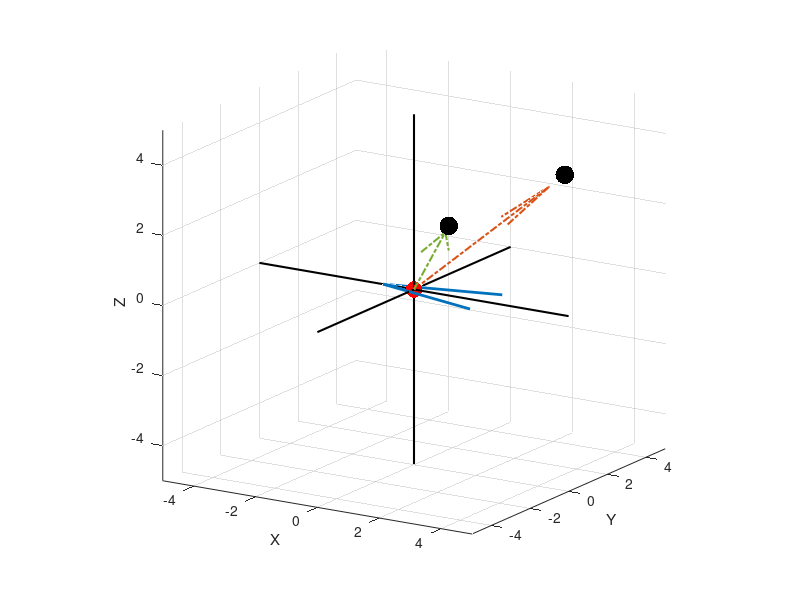

The MATLAB source for this figure: (Note: this script raises an error after producing the figure.)
% clear all; clc; close all;
% close all;
%%
global num_modes ng nd xg xr sig delta_t;
ng = 2;
nd = 3;
num_modes = 3;
% xg = [rand(1,ng)*4 - 2;rand(1,ng)* 4- 2; rand(1,ng)*8 - 4] + rand(nd,1) - rand(nd,1); %random goal positions. These will be treated as fixed parameters.
% xg = [rand(1,ng)*8 - 4; rand(1,ng)* 8 - 4 ; rand(1,ng)*8 - 4] + rand(nd,1) - rand(nd,1); %random goal positions. These will be treated as fixed parameters.
% xg = [2.345585086756016,  -0.654414913243983,   3.345585086756016;
%    0.068458668712525,  -0.931541331287475,   2.068458668712525;
%   -2.389203961866748,   1.610796038133252,  -3.389203961866748;];
% xg= [-3, 0, 0.01;
%     -1, 0.5, 0;
%     3, -0.2, 0.01;
%     1, 0.1, -0.01]';
% xg = circshift(xg, 1);
% xg = circshift(xg, 1);
% xg = [0.45, -0.438, 0.23;
%       -0.45, -0.330, 0.2;
%       0.1, -0.45, 0.3]';
% xg = [0.45, -0.438, 0.23;
%       -0.45, -0.330, 0.2;
%       0.1, -0.45, 0.3]';
% xr = [0.2, -0.1, 0.3]';
% xr = [0.405, -0.128, 0.287]';
xg= [3, -3, 3;
    3, 3, 3;
    3, 3, -3;
    3, -3, -3]';
% xr =[-0.083077724768694, %robot pos at traj time stamp 501; 
%   -0.649295673560288,
%    0.288730342677929]';

xr = [0,0,0];
uh = [-1,0,0]';
sig = 0.01;
delta_t = 0.1;
%%

%PLOT GOALS AND ROBOT and UH
figure;
scatter3(xg(1,1:ng), xg(2,1:ng), xg(3,1:ng), 180, 'k', 'filled'); grid on; hold on;
xlabel('X'); ylabel('Y'); zlabel('Z');
scatter3(xr(1), xr(2), xr(3), 140, 'r', 'filled');
quiver3(xr(1), xr(2), xr(3), uh(1), uh(2), uh(3), 0, 'LineWidth', 2, 'MaxHeadSize', 2); %current robot velocity arrow
for i=1:ng %vectors connecting robot and goals.
    quiver3(xr(1), xr(2), xr(3), xg(1,i) - xr(1), xg(2,i) - xr(2), xg(3,i) - xr(3), 'LineWidth', 1.5, 'LineStyle', '-.');
end
sf = 1;
xrange = sf*[-5,5]; %set axis limits
yrange = sf*[-5,5];
zrange = sf*[-5,5];
line(xrange, [0,0], [0,0], 'Color', 'k', 'LineWidth', 1.5); %draw x and y axes.
line([0,0], yrange, [0,0], 'Color', 'k','LineWidth', 1.5);
line([0,0], [0,0], zrange, 'Color', 'k','LineWidth', 1.5);
axis([xrange, yrange, zrange]);
axis square;
view([32,16]);
%%
%Initialize the probability distribution over goals. 
% pg =(1/ng)*ones(ng, 1);
%%
% H = NumHessian(@compute_entropy, uh);
% PHI_UH_THETA = (1/sig^2)*H;

%%
% uh_U1 = [1, 0, 0; -1, 0, 0]';
% c1 = (1/sig^2)*(NumHessian(@compute_entropy, uh_U1(:,1), 'conf', xr));
% c2 = (1/sig^2)*(NumHessian(@compute_entropy, uh_U1(:,2), 'conf', xr));
% PHI_U1 = 0.5*c1 + 0.5*c2;
% 
% uh_U2 = [0, 1, 0; 0, -1, 0]';
% c1 = (1/sig^2)*(NumHessian(@compute_entropy, uh_U2(:,1), 'conf', xr));
% c2 = (1/sig^2)*(NumHessian(@compute_entropy, uh_U2(:,2), 'conf', xr));
% PHI_U2 = 0.5*c1 + 0.5*c2;
% 
% uh_U3 = [0, 0, 1; 0, 0, -1]';
% c1 = (1/sig^2)*(NumHessian(@compute_entropy, uh_U3(:,1), 'conf', xr));
% c2 = (1/sig^2)*(NumHessian(@compute_entropy, uh_U3(:,2), 'conf', xr));
% PHI_U3 = 0.5*c1 + 0.5*c2;
%%
% EID_U1 = det(PHI_U1);
% EID_U2 = det(PHI_U2);
% EID_U3 = det(PHI_U3);
% EID_US = [EID_U1; EID_U2; EID_U3];
% disp(EID_US);
%%
% compute_best_mode(EID_US);

%% 
    pg = [0.05, 0.4, 0.05, 0.4];
    pg = (1/ng)*ones(ng, 1);
    curr_x = xr';
    intent_type = 'dft';
    
    %%
     uh_U1 = [1, 0, 0; -1, 0, 0]';
    c1 = (1/sig^2)*(NumHessian(@compute_entropy, uh_U1(:,1), intent_type, curr_x, pg));
    c2 = (1/sig^2)*(NumHessian(@compute_entropy, uh_U1(:,2), intent_type, curr_x, pg));
    PHI_U1 = 0.5*c1 + 0.5*c2;

    uh_U2 = [0, 1, 0; 0, -1, 0]';
    c1 = (1/sig^2)*(NumHessian(@compute_entropy, uh_U2(:,1), intent_type, curr_x, pg));
    c2 = (1/sig^2)*(NumHessian(@compute_entropy, uh_U2(:,2), intent_type, curr_x, pg));
    PHI_U2 = 0.5*c1 + 0.5*c2;

    uh_U3 = [0, 0, 1; 0, 0, -1]';
    c1 = (1/sig^2)*(NumHessian(@compute_entropy, uh_U3(:,1), intent_type, curr_x, pg));
    c2 = (1/sig^2)*(NumHessian(@compute_entropy, uh_U3(:,2), intent_type, curr_x, pg));
    PHI_U3 = 0.5*c1 + 0.5*c2;

    EID_U1 = det(PHI_U1);
    EID_U2 = det(PHI_U2);
    EID_U3 = det(PHI_U3);
    EID_US = [EID_U1; EID_U2; EID_U3];
    disp(EID_US);
    fprintf('Using Fisher Information \n');
    best_mode = compute_best_mode_1d(EID_US);
        %%
    uh_U1 = [1, 0, 0; -1, 0, 0]';
    c1 = compute_entropy(uh_U1(:,1), intent_type, curr_x, pg);
    c2 = compute_entropy(uh_U1(:,2), intent_type, curr_x, pg);
    PHI_U1 = 0.5*c1 + 0.5*c2;

    uh_U2 = [0, 1, 0; 0, -1, 0]';
    c1 = compute_entropy(uh_U2(:,1), intent_type, curr_x, pg);
    c2 = compute_entropy(uh_U2(:,2), intent_type, curr_x, pg);
    PHI_U2 = 0.5*c1 + 0.5*c2;

    uh_U3 = [0, 0, 1; 0, 0, -1]';
    c1 = compute_entropy(uh_U3(:,1), intent_type, curr_x, pg);
    c2 = compute_entropy(uh_U3(:,2), intent_type, curr_x, pg);
    PHI_U3 = 0.5*c1 + 0.5*c2;
    
    %for scalars determinant doesnt do anything. but its ok. 
    EID_U1 = det(PHI_U1);
    EID_U2 = det(PHI_U2);
    EID_U3 = det(PHI_U3);
    EID_US = [EID_U1; EID_U2; EID_U3];
    disp(EID_US);
    fprintf('Using Entropy Information \n');
    best_mode = compute_best_mode_1d(EID_US);
%%
% evaluate for entire workspace. 

min_ws = -5;
max_ws = 5;
num_steps = 5;
step_size = (max_ws - min_ws)/num_steps;
ax_p = (min_ws:step_size:max_ws)' +0.001;
[X,Y,Z] = meshgrid(ax_p);
ws_points = [X(:) Y(:) Z(:)];
disamb_modes = zeros(size(ws_points, 1), 1);
pg0 = (1/ng)*ones(ng,1);
%%
for i=1:size(ws_points,1)
    xr = ws_points(i, :)';
    disamb_modes(i) = compute_optimal_mode_FI_3D('dft', xr, pg0, '1d');
end

%%
%%
%Show the results of the entire workspace simulations
figure;
scatter3(xg(1,1:ng), xg(2,1:ng), xg(3,1:ng), 580, 'k', 'filled');
% xrange = [-1,1]; %set axis limits
% yrange = [-1,1];
% zrange = [-1,1];
sf = 1.5;
xrange = sf*[-5,5]; %set axis limits
yrange = sf*[-5,5];
zrange = sf*[-5,5];
line(xrange, [0,0], [0,0], 'Color', 'r', 'LineWidth', 3.5); %draw x and y axes.
line([0,0], yrange, [0,0], 'Color', 'g','LineWidth', 5.5);
line([0,0], [0,0], zrange, 'Color', 'b','LineWidth', 3.5);
axis([xrange, yrange, zrange]);
axis square;xlabel('\bf X'); ylabel('\bf Y'); zlabel('\bf Z');
view([32,16]);
grid on; hold on;
scatter3(ws_points(disamb_modes == 1, 1), ws_points(disamb_modes == 1, 2),  ws_points(disamb_modes == 1, 3), 70, 'r', 'filled');
scatter3(ws_points(disamb_modes == 2, 1), ws_points(disamb_modes == 2, 2),  ws_points(disamb_modes == 2, 3), 70, 'g', 'filled');
scatter3(ws_points(disamb_modes == 3, 1), ws_points(disamb_modes == 3, 2),  ws_points(disamb_modes == 3, 3), 70, 'b', 'filled');
scatter3(ws_points(disamb_modes == 4, 1), ws_points(disamb_modes == 4, 2),  ws_points(disamb_modes == 4, 3), 70, 'y', 'filled');
scatter3(ws_points(disamb_modes == 5, 1), ws_points(disamb_modes == 5, 2),  ws_points(disamb_modes == 5, 3), 70, 'm', 'filled');
scatter3(ws_points(disamb_modes == 6, 1), ws_points(disamb_modes == 6, 2),  ws_points(disamb_modes == 6, 3), 70, 'c', 'filled');
scatter3(ws_points(disamb_modes == 7, 1), ws_points(disamb_modes == 7, 2),  ws_points(disamb_modes == 7, 3), 70, 'k', 'filled');

%%
function best_val = compute_best_mode_1d(EID_US)
    thresh = 10^-3;
    global num_modes;
    diff_p = squareform(pdist(EID_US)/max(abs(EID_US)));
    inds = find(diff_p < thresh);
    if length(inds) > num_modes
        [i,j] = ind2sub([num_modes, num_modes], inds);
        eq_ind = i== j;
        i(eq_ind) = []; j(eq_ind) = [];
        eq_modes = unique(i+j);
        if length(eq_modes) > 1
            fprintf('Control modes 1, 2 and 3 disambiguate equally\n');
            best_val = 7;
        else
            [ss, ii] = sort(EID_US, 'descend');
            diff_bw_max = pdist(ss(1:2))/max(abs(ss(1:2)));
            if diff_bw_max < thresh
                fprintf('Control modes %d and %d are the best and disambiguate equally\n', ii(1), ii(2));
                best_val = ii(1) + ii(2) + 1;
            else
                fprintf('Control mode %d disambiguate the best\n', ii(1));
                best_val = ii(1);
            end
        end
    else
        fprintf('Control mode %s disambiguates the best \n', num2str(find(EID_US == max(EID_US))));
        best_val = find(EID_US == max(EID_US));
    end
end

%%
function best_val = compute_best_mode_2d(EID_US)
%     
%     fprintf('The Disambiguation metric values for the control modes \n')
%     disp(EID_US);
    global num_modes;
    thresh = 10^-3;
    diff_p = squareform(pdist(EID_US)/max(abs(EID_US)));
    inds = find(diff_p < thresh);
    if length(inds) > num_modes
        fprintf('2D Control Mode 1 and 2 disambiguate equally!\n');
        best_val = 3;
    else
        fprintf('2D Control mode %s disambiguates the best \n', num2str(find(EID_US == max(EID_US))));
        best_val =  find(EID_US == max(EID_US));
    end
end

%%
% function [EID_US] = compute_FIM
%     global sig xr;
%     uh_U1 = [1, 0, 0; -1, 0, 0]';
%     c1 = (1/sig^2)*(NumHessian(@compute_entropy, uh_U1(:,1), 'conf', xr));
%     c2 = (1/sig^2)*(NumHessian(@compute_entropy, uh_U1(:,2), 'conf', xr));
%     PHI_U1 = 0.5*c1 + 0.5*c2;
% 
%     uh_U2 = [0, 1, 0; 0, -1, 0]';
%     c1 = (1/sig^2)*(NumHessian(@compute_entropy, uh_U2(:,1), 'conf', xr));
%     c2 = (1/sig^2)*(NumHessian(@compute_entropy, uh_U2(:,2), 'conf', xr));
%     PHI_U2 = 0.5*c1 + 0.5*c2;
% 
%     uh_U3 = [0, 0, 1; 0, 0, -1]';
%     c1 = (1/sig^2)*(NumHessian(@compute_entropy, uh_U3(:,1), 'conf', xr));
%     c2 = (1/sig^2)*(NumHessian(@compute_entropy, uh_U3(:,2), 'conf', xr));
%     PHI_U3 = 0.5*c1 + 0.5*c2;
%     EID_U1 = det(PHI_U1);
%     EID_U2 = det(PHI_U2);
%     EID_U3 = det(PHI_U3);
%     EID_US = [EID_U1; EID_U2; EID_U3];
%     disp(EID_US);   
% end
